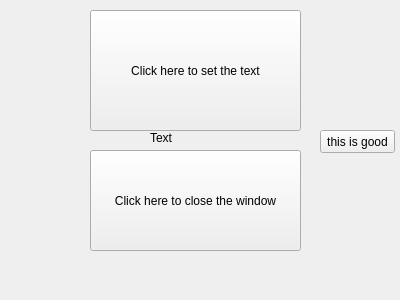
<?xml version="1.0" encoding="UTF-8"?>
<ui version="4.0">
 <class>MainWindow</class>
 <widget class="QMainWindow" name="MainWindow">
  <property name="geometry">
   <rect>
    <x>0</x>
    <y>0</y>
    <width>400</width>
    <height>300</height>
   </rect>
  </property>
  <property name="windowTitle">
   <string>MainWindow</string>
  </property>
  <widget class="QWidget" name="centralWidget">
   <widget class="QPushButton" name="pushButton">
    <property name="geometry">
     <rect>
      <x>90</x>
      <y>10</y>
      <width>211</width>
      <height>121</height>
     </rect>
    </property>
    <property name="text">
     <string>Click here to set the text</string>
    </property>
   </widget>
   <widget class="QPushButton" name="pushButton_2">
    <property name="geometry">
     <rect>
      <x>90</x>
      <y>150</y>
      <width>211</width>
      <height>101</height>
     </rect>
    </property>
    <property name="text">
     <string>Click here to close the window</string>
    </property>
   </widget>
   <widget class="QLabel" name="label">
    <property name="geometry">
     <rect>
      <x>150</x>
      <y>130</y>
      <width>121</width>
      <height>16</height>
     </rect>
    </property>
    <property name="text">
     <string>Text</string>
    </property>
   </widget>
   <widget class="QPushButton" name="pushButton_3">
    <property name="geometry">
     <rect>
      <x>320</x>
      <y>130</y>
      <width>75</width>
      <height>23</height>
     </rect>
    </property>
    <property name="text">
     <string>this is good</string>
    </property>
   </widget>
  </widget>
  <widget class="QMenuBar" name="menuBar">
   <property name="geometry">
    <rect>
     <x>0</x>
     <y>0</y>
     <width>400</width>
     <height>21</height>
    </rect>
   </property>
  </widget>
 </widget>
 <layoutdefault spacing="6" margin="11"/>
 <resources/>
 <connections/>
</ui>
